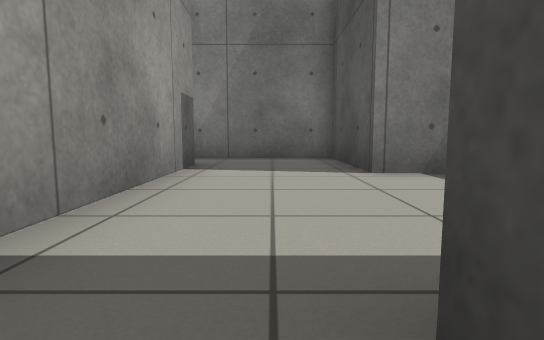
view 1 (above)

13 first-person views from a walk through a world built for the Gazebo simulator. The camera is 0.5 m above the floor, tilts 6° down and sees 80° across. The floor is counted in squares, 1 m on a side. Each view is taken from the middle of a square. On the plan, view 1 faces up. The plan holds only what a view shows up to about 9 squares ahead; the rest is blank.

view 2
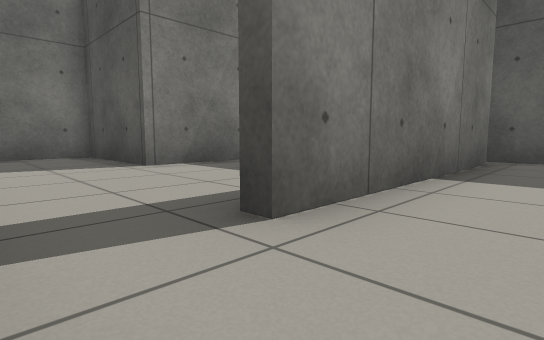

view 3
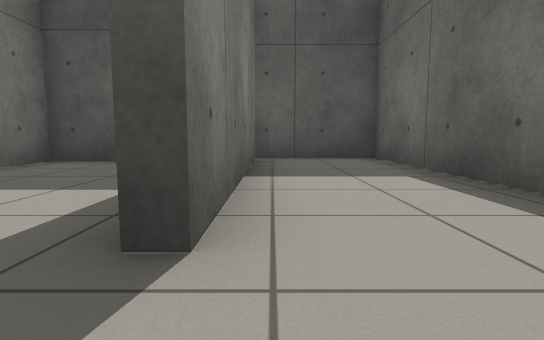

view 4
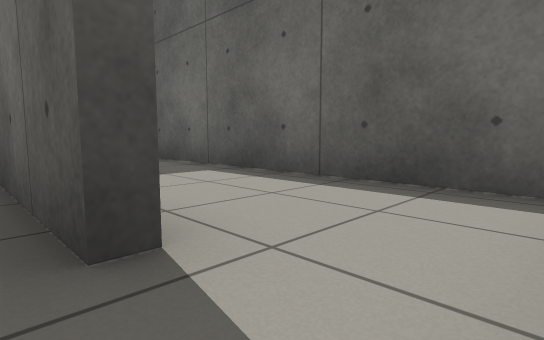

view 5
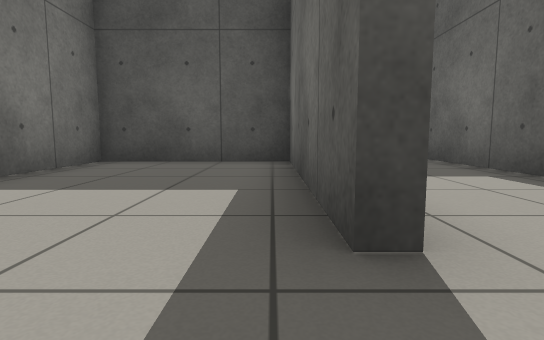

view 6
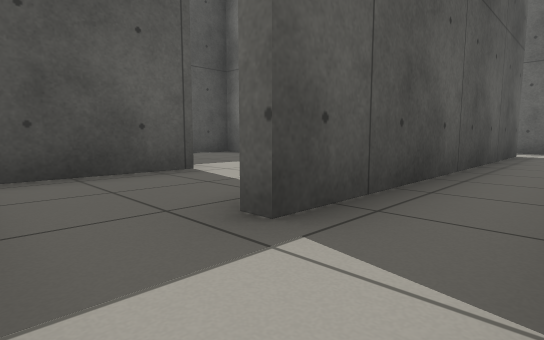

view 7
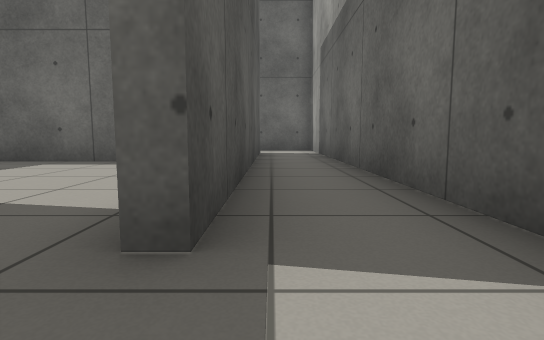

view 8
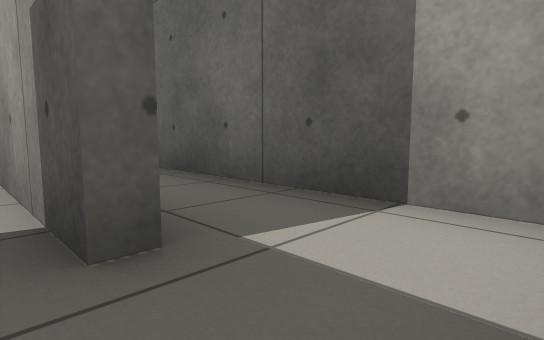

view 9
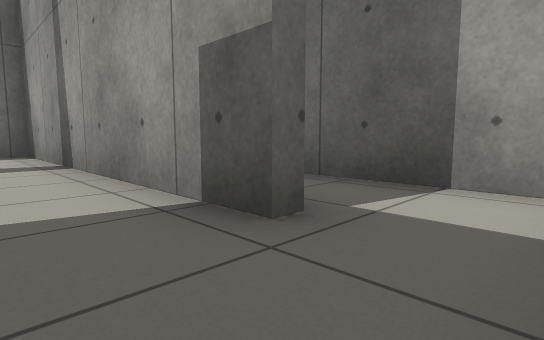

view 10
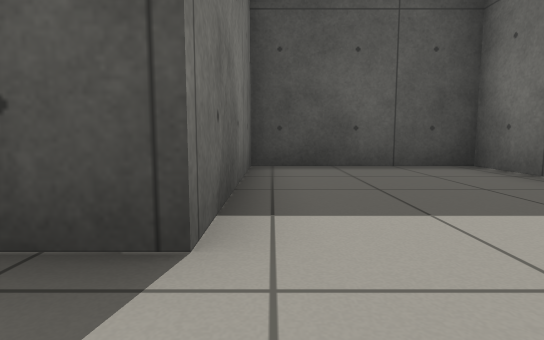

view 11
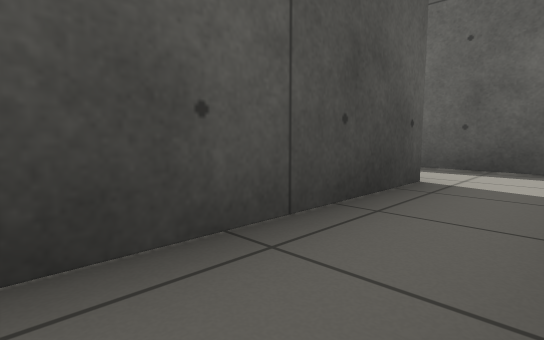

view 12
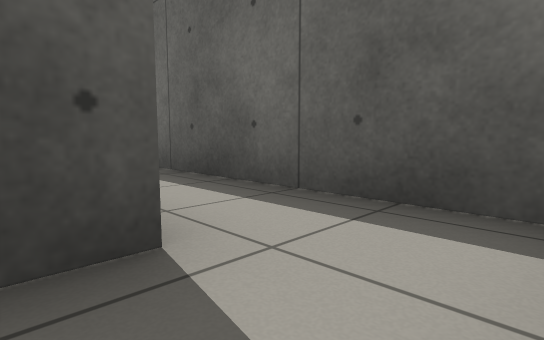

view 13
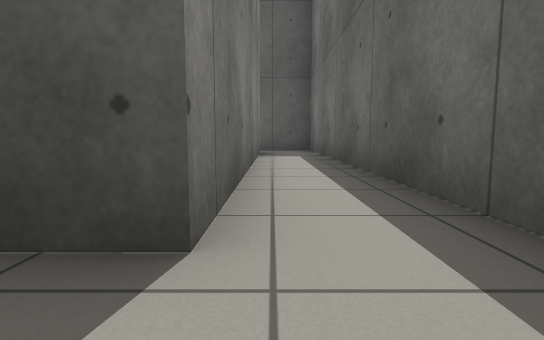

### Floor plan
Ten units are one square. View 1 is at (0, 0); x grows to the right and y downward. Boxes are objects, and circles mark ways between rooms. Rooms are numbered by the first view taken in them; rooms with no view inside come last. Other rooms are left out.
<svg viewBox="-39 -78 108 127">
<path fill="none" stroke="#000" d="M-14 -5 -14 24 64 24 64 -5M57 -3 4 -3M4 -3 4 -6 53 -6 53 -43 13 -43M-14 -45 -14 -5M-29 44 61 44M-34 -69 -34 21M61 27 -17 27 -17 -57M-17 -57 -14 -57 -14 -45M13 -43 13 -73 -18 -73"/>
<circle cx="-5" cy="-10" r="3" fill="#2a7"/>
<circle cx="-5" cy="-50" r="3" fill="#2a7"/>
<circle cx="-20" cy="-65" r="3" fill="#2a7"/>
<text x="20" y="0">1</text>
<text x="10" y="-30">2</text>
<text x="-30" y="0">3</text>
<text x="-10" y="-60">4</text>
</svg>
Room 1 opens to room 2. Room 2 opens to room 4. Room 3 opens to room 4.

Where each view was taken, in squares from view 1:
view 1: 0 up, 0 right, facing up
view 2: 1 down, 1 left, facing up-right
view 3: 0 up, 1 left, facing right
view 4: 1 up, 1 left, facing down-right
view 5: 1 up, 1 left, facing right
view 6: 7 up, 3 left, facing down-right
view 7: 7 up, 2 left, facing down
view 8: 7 up, 1 left, facing down-left
view 9: 7 up, 0 right, facing down-left
view 10: 4 up, 0 right, facing right
view 11: 1 up, 3 left, facing down-right
view 12: 2 down, 3 left, facing down-right
view 13: 3 down, 3 left, facing right
